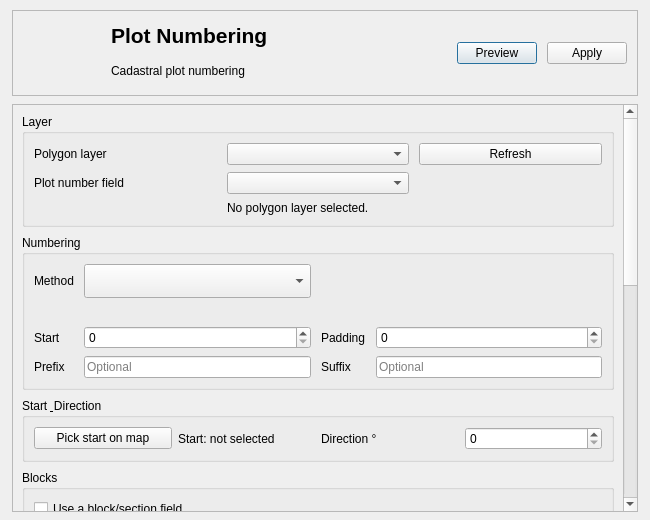
<?xml version="1.0" encoding="UTF-8"?>
<ui version="4.0">
 <class>PlotNumberingDialog</class>
 <widget class="QDialog" name="PlotNumberingDialog">
  <property name="windowTitle"><string>Plot Numbering</string></property>
  <property name="minimumSize"><size><width>650</width><height>520</height></size></property>
  <layout class="QVBoxLayout" name="rootLayout">
   <property name="spacing"><number>8</number></property>
   <property name="leftMargin"><number>12</number></property>
   <property name="topMargin"><number>10</number></property>
   <property name="rightMargin"><number>12</number></property>
   <property name="bottomMargin"><number>8</number></property>
   <item>
    <widget class="QFrame" name="headerFrame">
     <property name="frameShape"><enum>QFrame::StyledPanel</enum></property>
     <layout class="QHBoxLayout" name="headerLayout">
      <property name="spacing"><number>10</number></property>
      <property name="leftMargin"><number>10</number></property>
      <property name="topMargin"><number>8</number></property>
      <property name="rightMargin"><number>10</number></property>
      <property name="bottomMargin"><number>8</number></property>
      <item>
       <widget class="QLabel" name="logoLabel">
        <property name="minimumSize"><size><width>78</width><height>68</height></size></property>
        <property name="maximumSize"><size><width>78</width><height>68</height></size></property>
        <property name="alignment"><set>Qt::AlignCenter</set></property>
       </widget>
      </item>
      <item>
       <layout class="QVBoxLayout" name="titleLayout">
        <property name="spacing"><number>2</number></property>
        <item><widget class="QLabel" name="titleLabel"><property name="text"><string>Plot Numbering</string></property><property name="styleSheet"><string>font-size: 16pt; font-weight: 700;</string></property></widget></item>
        <item><widget class="QLabel" name="subtitleLabel"><property name="text"><string>Cadastral plot numbering</string></property><property name="styleSheet"><string>font-size: 9pt;</string></property></widget></item>
       </layout>
      </item>
      <item>
       <spacer name="headerSpacer"><property name="orientation"><enum>Qt::Horizontal</enum></property><property name="sizeHint" stdset="0"><size><width>20</width><height>20</height></size></property></spacer>
      </item>
      <item><widget class="QPushButton" name="previewButton"><property name="minimumHeight"><number>30</number></property><property name="text"><string>Preview</string></property><property name="toolTip"><string>Preview numbering without changing the layer.</string></property></widget></item>
      <item><widget class="QPushButton" name="applyButton"><property name="minimumHeight"><number>30</number></property><property name="text"><string>Apply</string></property><property name="toolTip"><string>Apply the generated plot numbers to the layer.</string></property></widget></item>
     </layout>
    </widget>
   </item>
   <item>
    <widget class="QScrollArea" name="scrollArea">
     <property name="widgetResizable"><bool>true</bool></property>
     <property name="horizontalScrollBarPolicy"><enum>Qt::ScrollBarAlwaysOff</enum></property>
     <property name="verticalScrollBarPolicy"><enum>Qt::ScrollBarAsNeeded</enum></property>
     <widget class="QWidget" name="scrollContent">
      <property name="minimumSize"><size><width>0</width><height>0</height></size></property>
      <layout class="QVBoxLayout" name="contentLayout">
       <property name="spacing"><number>8</number></property>
       <item>
        <widget class="QGroupBox" name="layerGroup">
         <property name="title"><string>Layer</string></property>
         <layout class="QGridLayout">
          <property name="horizontalSpacing"><number>10</number></property><property name="verticalSpacing"><number>7</number></property>
          <item row="0" column="0"><widget class="QLabel"><property name="text"><string>Polygon layer</string></property></widget></item>
          <item row="0" column="1"><widget class="QComboBox" name="layerCombo"/></item>
          <item row="0" column="2"><widget class="QPushButton" name="refreshButton"><property name="text"><string>Refresh</string></property></widget></item>
          <item row="1" column="0"><widget class="QLabel"><property name="text"><string>Plot number field</string></property></widget></item>
          <item row="1" column="1" columnspan="2"><widget class="QComboBox" name="fieldCombo"/></item>
          <item row="2" column="1" columnspan="2"><widget class="QLabel" name="layerInfoLabel"><property name="text"><string>No polygon layer selected.</string></property></widget></item>
         </layout>
        </widget>
       </item>
       <item>
        <widget class="QGroupBox" name="numberGroup">
         <property name="title"><string>Numbering</string></property>
         <layout class="QGridLayout">
          <property name="horizontalSpacing"><number>10</number></property><property name="verticalSpacing"><number>7</number></property>
          <item row="0" column="0"><widget class="QLabel"><property name="text"><string>Method</string></property></widget></item>
          <item row="0" column="1" columnspan="3"><widget class="QComboBox" name="orderCombo"><property name="minimumHeight"><number>30</number></property><property name="styleSheet"><string>QComboBox { font-size: 11pt; padding: 6px 10px; } QComboBox QAbstractItemView { font-size: 11pt; padding: 6px; min-height: 34px; }</string></property></widget></item>
          <item row="1" column="1" columnspan="3"><widget class="QLabel" name="methodHelpLabel"><property name="wordWrap"><bool>true</bool></property><property name="styleSheet"><string>font-size: 9pt;</string></property></widget></item>
          <item row="2" column="0"><widget class="QLabel"><property name="text"><string>Start</string></property></widget></item>
          <item row="2" column="1"><widget class="QSpinBox" name="startSpin"/></item>
          <item row="2" column="2"><widget class="QLabel"><property name="text"><string>Padding</string></property></widget></item>
          <item row="2" column="3"><widget class="QSpinBox" name="paddingSpin"/></item>
          <item row="3" column="0"><widget class="QLabel"><property name="text"><string>Prefix</string></property></widget></item>
          <item row="3" column="1"><widget class="QLineEdit" name="prefixEdit"><property name="placeholderText"><string>Optional</string></property></widget></item>
          <item row="3" column="2"><widget class="QLabel"><property name="text"><string>Suffix</string></property></widget></item>
          <item row="3" column="3"><widget class="QLineEdit" name="suffixEdit"><property name="placeholderText"><string>Optional</string></property></widget></item>
         </layout>
        </widget>
       </item>
       <item>
        <widget class="QGroupBox" name="interactiveGroup">
         <property name="title"><string>Start &amp; Direction</string></property>
         <layout class="QGridLayout">
          <item row="0" column="0"><widget class="QPushButton" name="pickStartButton"><property name="text"><string>Pick start on map</string></property></widget></item>
          <item row="0" column="1"><widget class="QLabel" name="startPointLabel"><property name="text"><string>Start: not selected</string></property></widget></item>
          <item row="0" column="2"><widget class="QLabel"><property name="text"><string>Direction °</string></property></widget></item>
          <item row="0" column="3"><widget class="QSpinBox" name="directionSpin"/></item>
         </layout>
        </widget>
       </item>
       <item>
        <widget class="QGroupBox" name="blockGroup">
         <property name="title"><string>Blocks</string></property>
         <layout class="QGridLayout">
          <item row="0" column="0" columnspan="3"><widget class="QCheckBox" name="blockCheck"><property name="text"><string>Use a block/section field</string></property></widget></item>
          <item row="1" column="0"><widget class="QLabel"><property name="text"><string>Block field</string></property></widget></item>
          <item row="1" column="1" columnspan="2"><widget class="QComboBox" name="blockFieldCombo"/></item>
          <item row="2" column="0"><widget class="QLabel"><property name="text"><string>Separator</string></property></widget></item>
          <item row="2" column="1"><widget class="QLineEdit" name="blockSeparatorEdit"><property name="text"><string>-</string></property></widget></item>
          <item row="2" column="2"><widget class="QLabel"><property name="text"><string>Block padding</string></property></widget></item>
          <item row="2" column="3"><widget class="QSpinBox" name="blockPaddingSpin"/></item>
         </layout>
        </widget>
       </item>
       <item>
        <widget class="QGroupBox" name="optionsGroup">
         <property name="title"><string>Options</string></property>
         <layout class="QVBoxLayout">
          <item><widget class="QCheckBox" name="selectionCheck"><property name="text"><string>Number selected polygons only</string></property></widget></item>
          <item><widget class="QLabel" name="selectionInfoLabel"><property name="text"><string>All polygons will be numbered.</string></property></widget></item>
          <item><widget class="QCheckBox" name="skipExistingCheck"><property name="text"><string>Skip numbers already in use</string></property></widget></item>
          <item><widget class="QCheckBox" name="continueExistingCheck"><property name="text"><string>Continue after the highest existing number</string></property></widget></item>
          <item><widget class="QCheckBox" name="labelCheck"><property name="text"><string>Enable plot labels</string></property><property name="checked"><bool>true</bool></property></widget></item>
         </layout>
        </widget>
       </item>
       <item>
        <widget class="QGroupBox" name="previewGroup">
         <property name="title"><string>Preview</string></property>
         <layout class="QVBoxLayout">
          <item><widget class="QPlainTextEdit" name="previewText"><property name="readOnly"><bool>true</bool></property><property name="minimumHeight"><number>180</number></property></widget></item>
          <item><widget class="QLabel" name="statusLabel"><property name="text"><string>Ready.</string></property><property name="wordWrap"><bool>true</bool></property><property name="styleSheet"><string>font-weight: 600;</string></property></widget></item>
         </layout>
        </widget>
       </item>
      </layout>
     </widget>
    </widget>
   </item>
  </layout>
 </widget>
 <resources/>
 <connections/>
</ui>
